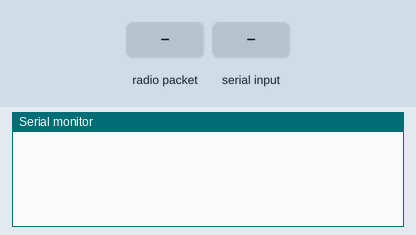
Recording of a sketch running on a simulated ESP32. Parts: the last lines printed to the serial monitor. Inputs (shaded band) come from the test bench.

Above: at 1.2 s.
1.3 s: radio packet "done" arrives
At 2.0 s:
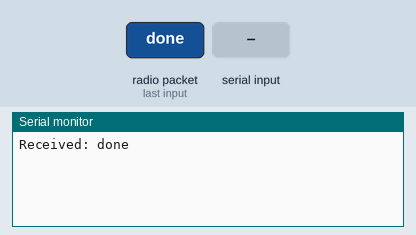
2.8 s: "done" received over Serial
At 3.9 s:
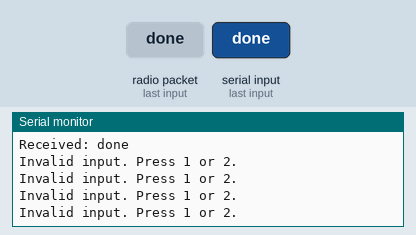
4.3 s: radio packet "1" arrives
At 5.5 s:
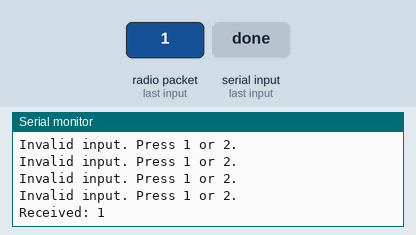
5.8 s: "1" received over Serial
At 6.1 s:
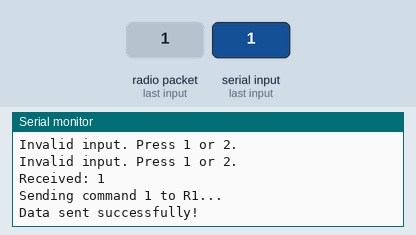
7.3 s: "2" received over Serial
At 8.3 s:
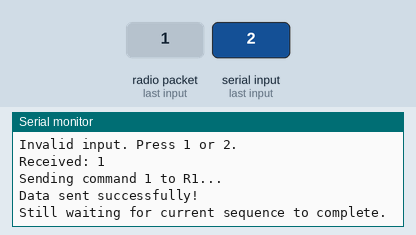

The sketch:

T1_leg_control.ino
```cpp
#include <WiFi.h>
#include <esp_now.h>

#define NUM_RECEIVERS 6

// Replace these MAC addresses with actual values
uint8_t R_MACS[NUM_RECEIVERS][6] = {
    {0xc0, 0x49, 0xef, 0x69, 0x90, 0x50}, // RF
    {0x4C, 0x11, 0xae, 0x66, 0x67, 0x14}, // LM
    {0x78, 0x21, 0x84, 0x7a, 0x01, 0x30}, // RR
    {0x08, 0xa6, 0xf7, 0x5a, 0x8d, 0xdc}, // LF
    {0x2C, 0xBC, 0xBB, 0x0D, 0xF2, 0xb0}, // RM
    {0x08, 0xa6, 0xf, 0x5a, 0xc5, 0xdc}  // LR
};

int currentReceiverIndex = -1; // Tracks which receiver we're currently communicating with
char commandToSend = '0';
bool waitingForAck = false;

void OnDataSent(const uint8_t *mac_addr, esp_now_send_status_t status) {
    Serial.println(status == ESP_NOW_SEND_SUCCESS ? "Data sent successfully!" : "Failed to send data!");
}

void OnDataRecv(const esp_now_recv_info_t *info, const uint8_t *incomingData, int len) {
    String incoming = String((char*)incomingData);

    Serial.print("Received: ");
    Serial.println(incoming);

    if (waitingForAck && incoming == "done") {
        waitingForAck = false;
        currentReceiverIndex++;

        if (currentReceiverIndex < NUM_RECEIVERS) {
            sendToReceiver(currentReceiverIndex, commandToSend);
            waitingForAck = true;
        } else {
            Serial.println("Sequence complete. All receivers processed.");
            currentReceiverIndex = -1; // Reset
        }
    }
}

void addPeer(uint8_t *mac) {
    esp_now_peer_info_t peerInfo = {};
    memcpy(peerInfo.peer_addr, mac, 6);
    peerInfo.channel = 0;
    peerInfo.encrypt = false;

    if (!esp_now_is_peer_exist(mac)) {
        if (esp_now_add_peer(&peerInfo) != ESP_OK) {
            Serial.println("Failed to add peer!");
        }
    }
}

void sendToReceiver(int index, char command) {
    addPeer(R_MACS[index]);
    Serial.printf("Sending command %c to R%d...\n", command, index + 1);
    esp_now_send(R_MACS[index], (uint8_t *)&command, sizeof(command));
}

void setup() {
    Serial.begin(115200);
    WiFi.mode(WIFI_STA);
    WiFi.disconnect();

    if (esp_now_init() != ESP_OK) {
        Serial.println("Error initializing ESP-NOW");
        return;
    }

    esp_now_register_send_cb(OnDataSent);
    esp_now_register_recv_cb(OnDataRecv);
}

void loop() {

    if (Serial.available()) {
        char input = Serial.read();

        switch (input) {
    case '1':
        if (!waitingForAck && currentReceiverIndex == -1) {
            commandToSend = '1';
            currentReceiverIndex = 0;
            sendToReceiver(currentReceiverIndex, commandToSend);
            waitingForAck = true;
        } else {
            Serial.println("Still waiting for current sequence to complete.");
        }
        break;

    case '2':
        if (!waitingForAck && currentReceiverIndex == -1) {
            commandToSend = '2';
            currentReceiverIndex = 0;
            sendToReceiver(currentReceiverIndex, commandToSend);
            waitingForAck = true;
        } else {
            Serial.println("Still waiting for current sequence to complete.");
        }
        break;

    default:
        Serial.println("Invalid input. Press 1 or 2.");
        break;
      }

    }
}
```

Measured:
- after the input at 1.3 s, the serial monitor: prints a new line after 0.05 s (image 1)
- after the input at 2.8 s, the serial monitor: prints a new line at once (image 2)
- after the input at 4.3 s, the serial monitor: prints a new line after 0.05 s (image 3)
- after the input at 5.8 s, the serial monitor: prints a new line at once (image 4)
- after the input at 7.3 s, the serial monitor: prints a new line at once (image 5)
